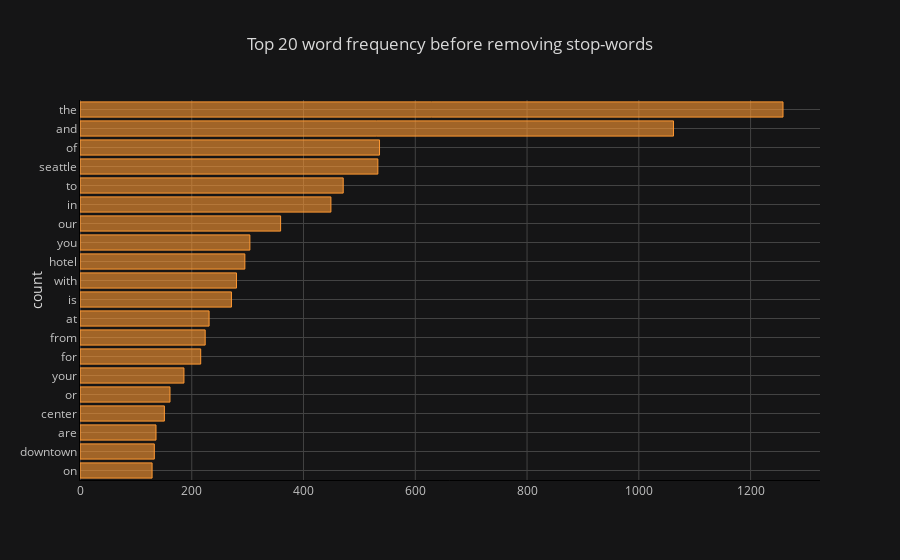

Notebook cell for this chart:
### Code cell
# Apply function to grab from dataframe
top_words = top_n_words(df['desc'], 20)

# Group by word count in descending order 
df1 = pd.DataFrame(top_words, columns = ['desc', 'count'])
df1.groupby('desc').sum()['count'].sort_values().iplot(kind = 'barh',
                                                       yTitle = 'count',
                                                       linecolor = 'black',
                                                       title = 'Top 20 word frequency before removing stop-words')

### Figure 1 — Plotly figure (JSON) as saved in the notebook; plotly's stock layout.template omitted (floating-point values rounded to 4 significant figures)
{"data": [{"marker": {"color": "rgba(255, 153, 51, 0.6)", "line": {"color": "rgba(255, 153, 51, 1.0)", "width": 1}}, "name": "count", "orientation": "h", "text": "", "type": "bar", "uid": "3a110f45-ce11-41a8-a995-58e3d987ba0d", "x": [129, 133, 136, 151, 161, 186, 216, 224, 231, 271, 280, 295, 304, 359, 449, 471, 533, 536, 1062, 1258], "y": ["on", "downtown", "are", "center", "or", "your", "for", "from", "at", "is", "with", "hotel", "you", "our", "in", "to", "seattle", "of", "and", "the"]}], "layout": {"legend": {"bgcolor": "#151516", "font": {"color": "#D9D9D9"}}, "paper_bgcolor": "#151516", "plot_bgcolor": "#151516", "title": {"font": {"color": "#D9D9D9"}, "text": "Top 20 word frequency before removing stop-words"}, "xaxis": {"gridcolor": "#434343", "linecolor": "black", "showgrid": true, "tickfont": {"color": "#C2C2C2"}, "title": {"font": {"color": "#D9D9D9"}, "text": ""}, "zerolinecolor": "#666570"}, "yaxis": {"gridcolor": "#434343", "linecolor": "black", "showgrid": true, "tickfont": {"color": "#C2C2C2"}, "title": {"font": {"color": "#D9D9D9"}, "text": "count"}, "zerolinecolor": "#666570"}}}
